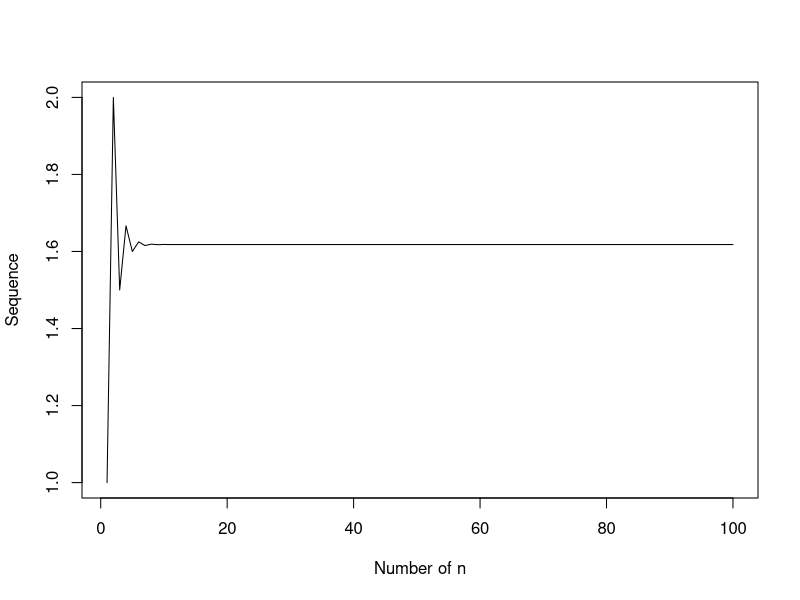

The R source for this figure:
##################Ratio of Fibonacci numbers##############################
#Question 1
Fib_for <- function(n){
  #start the sequence with 0 and 1
  fibseq <- c(1,1)
  rseq <- c(1)
  if (n>2){
    for (i in 3:(n+1)){
      fibseq[i] <- fibseq[i - 1] + fibseq[i - 2]
      rseq[i-1] <- fibseq[i]/fibseq[i-1]
    }
  }
  return(rseq)
}
Fib_while <- function(n){
  #start the sequence with 0 and 1
  fibseq <- c(1,1)
  rseq <- c(1)
  i<-3
  if (n>2){
    while (i<=(n+1)){
      fibseq[i] <- fibseq[i - 1] + fibseq[i - 2]
      rseq[i-1] <- fibseq[i]/fibseq[i-1]
      i <- i + 1
    }
  }
  return(rseq)
}

#Question 2
library(microbenchmark)
bench_for100 <- microbenchmark(Fib_for(100))
bench_while100 <- microbenchmark(Fib_while(100))

print(paste("The time for n=100 using the 'for' loop in seconds:",mean(bench_for100$time)/1e6, 
            "+/-", round(sd(bench_for100$time)/1e6,6), "seconds"))

print(paste("The time for n=100 using the 'while' loop in seconds:",mean(bench_while100$time)/1e6, 
            "+/-", round(sd(bench_while100$time)/1e6,6), "seconds"))


bench_for1000 <- microbenchmark(Fib_for(1000))
bench_while1000 <- microbenchmark(Fib_while(1000))

print(paste("The time for n=1000 using the 'for' loop in seconds:",mean(bench_for1000$time)/1e6, 
            "+/-", round(sd(bench_for1000$time)/1e6,6), "seconds"))

print(paste("The time for n=1000 using the 'while' loop in seconds:",mean(bench_while1000$time)/1e6, 
            "+/-", round(sd(bench_while1000$time)/1e6,6), "seconds"))

#Question 3

fib100 <- Fib_for(100)
plot(c(1:100),fib100,type = "l", ylab = "Sequence", xlab = "Number of n")
#The number that starts to converge is 1.618034 and n = 16
##########################################################################

######################The golden ratio####################################

n <- c(1:100)
FI <- (sqrt(5)+1)/2
left_part <- sapply(n, function(x){FI^(x+1)})
right_part <- sapply(n, function(x){FI^x+FI^(x-1)})

left_part == right_part
all.equal(left_part, right_part)

##########################################################################

######################Game of craps####################################

dice1 <- floor(runif(1, min=1, max=7))
dice2 <- floor(runif(1, min=1, max=7))
x <- dice1+dice2

if (x==7|x==11){
  print("You won the game of craps!")
}else{
  while(TRUE){
    dice1 <- floor(runif(1, min=1, max=7))
    dice2 <- floor(runif(1, min=1, max=7))
    x_temp <- dice1+dice2
    print(paste("You roll: ", x_temp))
    if (x==x_temp){
      print("You won the game of craps!")
      break
    }else if (x_temp==7|x_temp==11){
      print("You lost the game of craps!")
      break
    }else{
      print("Keep rolling the dice")
    }
  }
}

##########################################################################

######################Readable and efficient code####################################
#Part 1
foobar0 <- function(x,z){
  if (sum(x >= .001) < 1) {
    stop("step 1 requires 1 observation(s) with value >= .001")
  }
  fit <- lm(x ~ z)
  r <- fit$residuals
  x <- sin(r) + .01
  if (sum(x >= .002) < 2) {
    stop("step 2 requires 2 observation(s) with value >= .002")
  }
  fit <- lm(x ~ z)
  r <- fit$residuals
  x <- 2 * sin(r) + .02
  if (sum(x >= .003) < 3) {
    stop("step 3 requires 3 observation(s) with value >= .003")
  }
  fit <- lm(x ~ z)
  r <- fit$residuals
  x <- 3 * sin(r) + .03
  if (sum(x >= .004) < 4) {
    stop("step 4 requires 4 observation(s) with value >= .004")
  }
  fit <- lm(x ~ z)
  r <- fit$residuals
  x <- 4 * sin(r) + .04
  return(x)
}

set.seed(1)
x <- rnorm(100)
z <- rnorm(100)
foobar0_result <- foobar0(x,z)

#Part 2
input <- function(x,threshold,step){
  if (sum(x >= threshold) < step) {
    paste("step", step, "requires", step, "observation(s) with value >= ", threshold)
  }
}
computation <- function(x,z,mul,add){
  fit <- lm(x ~ z)
  r <- fit$residuals
  x <- mul * sin(r) + add
  return(x)
}

foobar <- function(x,z){
  input(x,0.001,1)
  x <- computation(x,z,1,0.01)
  
  input(x,0.001,1)
  x <- computation(x,z,2,0.02)
  
  input(x,0.003,3)
  x <- computation(x,z,3,0.03)
  
  input(x,0.004,4)
  x <- computation(x,z,4,0.04)
  return(x)
}

set.seed(1)
x <- rnorm(100)
z <- rnorm(100)
foobar_result <- foobar(x,z)

#Part 3
all.equal(foobar0_result,foobar_result)
